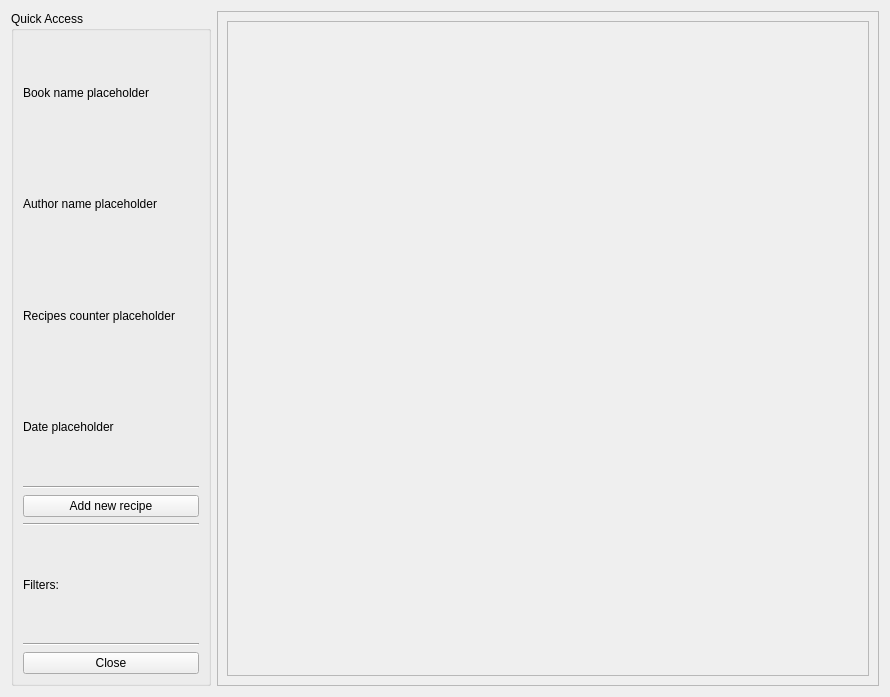
<?xml version="1.0" encoding="UTF-8"?>
<ui version="4.0">
 <class>Form</class>
 <widget class="QWidget" name="Form">
  <property name="geometry">
   <rect>
    <x>0</x>
    <y>0</y>
    <width>890</width>
    <height>697</height>
   </rect>
  </property>
  <property name="windowTitle">
   <string>Form</string>
  </property>
  <layout class="QHBoxLayout" name="horizontalLayout">
   <item>
    <layout class="QVBoxLayout" name="verticalLayout_4">
     <item>
      <widget class="QGroupBox" name="groupBox_2">
       <property name="minimumSize">
        <size>
         <width>200</width>
         <height>0</height>
        </size>
       </property>
       <property name="maximumSize">
        <size>
         <width>200</width>
         <height>16777215</height>
        </size>
       </property>
       <property name="title">
        <string>Quick Access</string>
       </property>
       <layout class="QVBoxLayout" name="verticalLayout_6">
        <item>
         <widget class="QLabel" name="labelBookName">
          <property name="text">
           <string>Book name placeholder</string>
          </property>
         </widget>
        </item>
        <item>
         <widget class="QLabel" name="labelAuthorName">
          <property name="text">
           <string>Author name placeholder</string>
          </property>
         </widget>
        </item>
        <item>
         <widget class="QLabel" name="labelRecipesCounter">
          <property name="text">
           <string>Recipes counter placeholder</string>
          </property>
         </widget>
        </item>
        <item>
         <widget class="QLabel" name="labelDate">
          <property name="text">
           <string>Date placeholder</string>
          </property>
         </widget>
        </item>
        <item>
         <widget class="Line" name="line_3">
          <property name="orientation">
           <enum>Qt::Horizontal</enum>
          </property>
         </widget>
        </item>
        <item>
         <widget class="QPushButton" name="buttonCreateRecipe">
          <property name="text">
           <string>Add new recipe</string>
          </property>
         </widget>
        </item>
        <item>
         <widget class="Line" name="line_2">
          <property name="orientation">
           <enum>Qt::Horizontal</enum>
          </property>
         </widget>
        </item>
        <item>
         <widget class="QLabel" name="labelFilters">
          <property name="text">
           <string>Filters:</string>
          </property>
         </widget>
        </item>
        <item>
         <widget class="Line" name="line">
          <property name="orientation">
           <enum>Qt::Horizontal</enum>
          </property>
         </widget>
        </item>
        <item>
         <widget class="QPushButton" name="buttonClose">
          <property name="text">
           <string>Close</string>
          </property>
         </widget>
        </item>
       </layout>
      </widget>
     </item>
    </layout>
   </item>
   <item>
    <widget class="QFrame" name="frame">
     <property name="frameShape">
      <enum>QFrame::StyledPanel</enum>
     </property>
     <property name="frameShadow">
      <enum>QFrame::Raised</enum>
     </property>
     <layout class="QVBoxLayout" name="verticalLayout">
      <item>
       <widget class="QScrollArea" name="scrollArea">
        <property name="widgetResizable">
         <bool>true</bool>
        </property>
        <widget class="QWidget" name="scrollAreaWidgetContents">
         <property name="geometry">
          <rect>
           <x>0</x>
           <y>0</y>
           <width>642</width>
           <height>657</height>
          </rect>
         </property>
         <layout class="QVBoxLayout" name="verticalLayout_2">
          <item>
           <spacer name="verticalSpacer">
            <property name="orientation">
             <enum>Qt::Vertical</enum>
            </property>
            <property name="sizeHint" stdset="0">
             <size>
              <width>20</width>
              <height>40</height>
             </size>
            </property>
           </spacer>
          </item>
         </layout>
        </widget>
       </widget>
      </item>
     </layout>
    </widget>
   </item>
  </layout>
 </widget>
 <resources/>
 <connections/>
</ui>
